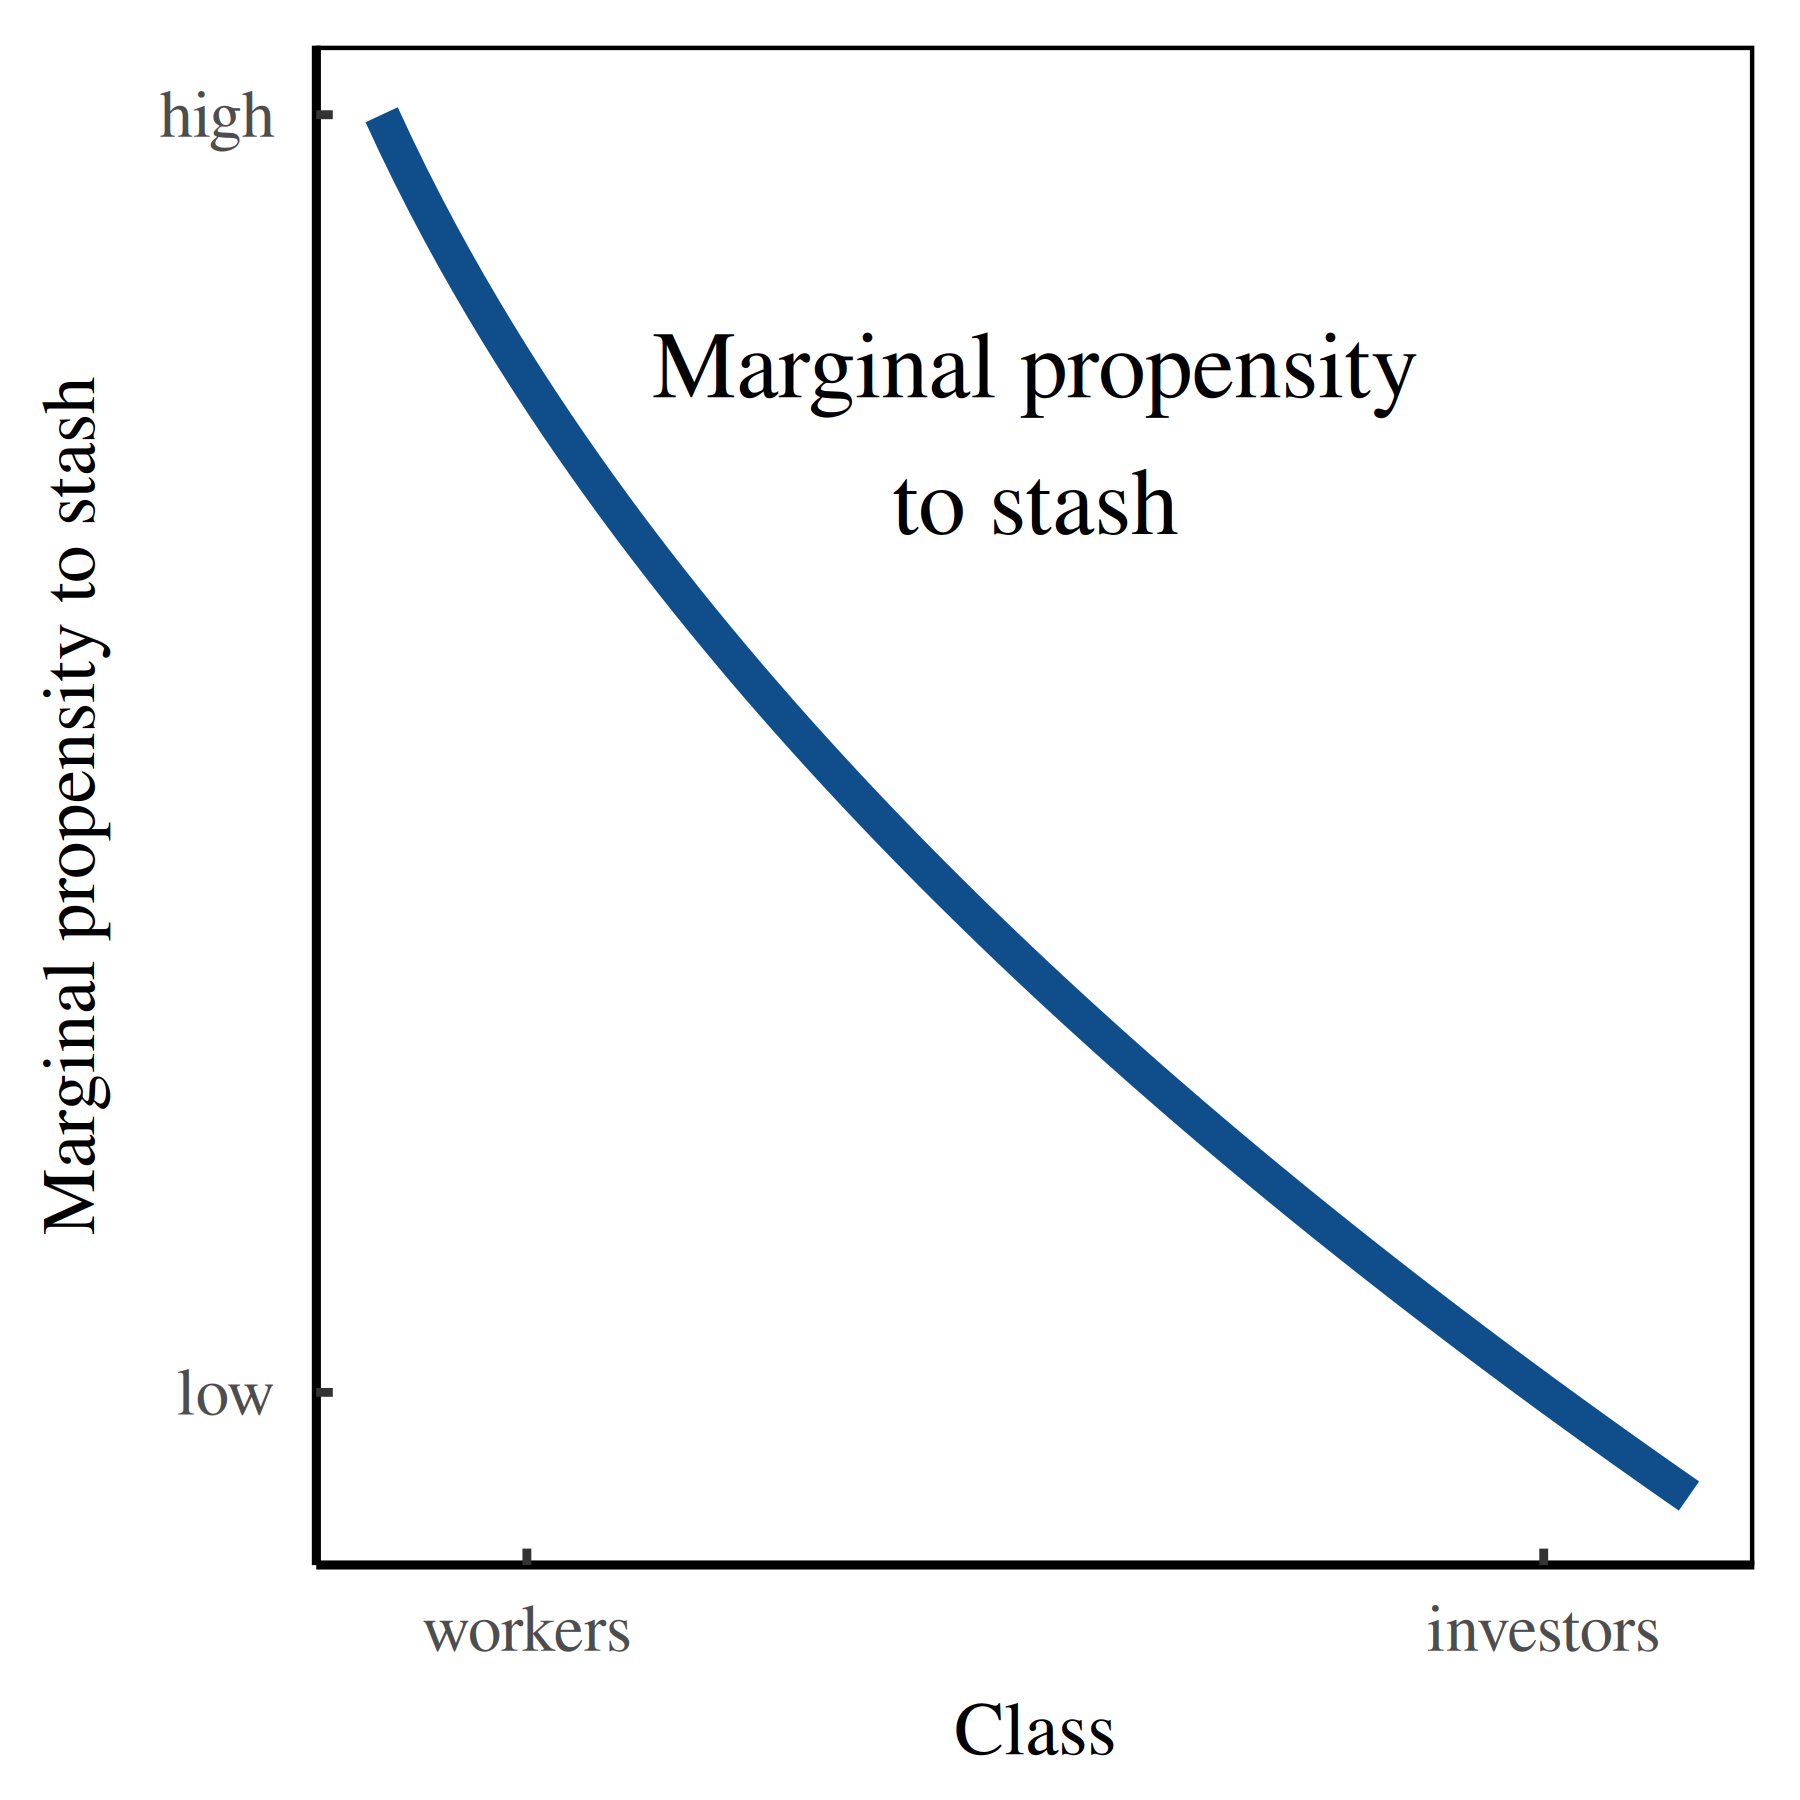

Here is the R script that generated this plot:
library(bfgg)

dir = getwd()

income = seq( 1, 10, 0.1)
stash = - income ^ 0.5


gplot = ggplot() +
    geom_line(
	      aes(
		  x = income,
		  y = stash
		  ),
	      col = "dodgerblue4",
	      linewidth = 2
	      ) +
    scale_x_continuous(
		       "Class",
		       breaks = c(2, 9),
		       labels = c("workers", "investors")
		       ) +
    scale_y_continuous(
		       "Marginal propensity to stash",
		       breaks = c(-3, -1),
		       labels =  c("low", "high")
		       ) +
    bfgg_theme() +
    annotate(
	     "text",
	     label = "Marginal propensity\nto stash",
	     x = 5.5,
	     y = -1.5,
	     size = 4,
	     family = "Times"
	     )


# export plot
#------------------------------------------

chart_export(
	     plot_var = gplot,
             filename = "stash.png",
             dir = dir,
             width = 3,
             height = 3 
             )
